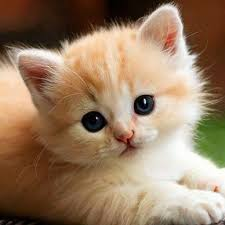
#> input picture cat.jpg, 225 x 225 px
$ jupyter execute CV-1-25.ipynb
#> lines starting #> are read from the running program, lines starting #| are printed output that depends on the picture
[cell 1]
import cv2
import numpy as np
import matplotlib.pyplot as plt

[cell 2]
image_bgr = cv2.imread('cat.jpg')
#> image_bgr is the input picture: shape (225, 225, 3); mean B, G, R 100.1, 125.8, 152.2

hsv_image = cv2.cvtColor(image_bgr, cv2.COLOR_BGR2HSV).astype(np.float32)
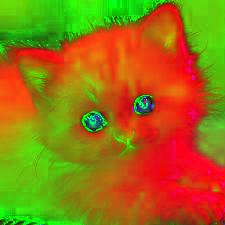
#> hsv_image: shape (225, 225, 3) float32; mean B, G, R 17.4, 114.1, 153

[cell 3]
saturation_scale = 1.5

hsv_image[:, :, 1] *= saturation_scale
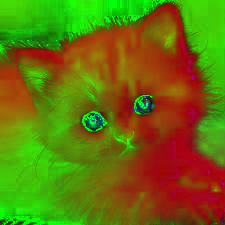
#> hsv_image: shape (225, 225, 3) float32; mean B, G, R 17.4, 171.2, 153; drawn with min black and max white
hsv_image[:, :, 1] = np.clip(hsv_image[:, :, 1], 0, 255)
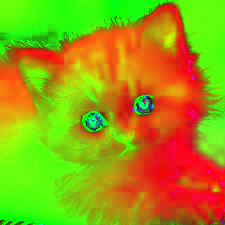
#> hsv_image: shape (225, 225, 3) float32; mean B, G, R 17.4, 158.1, 153

result_bgr = cv2.cvtColor(hsv_image.astype(np.uint8), cv2.COLOR_HSV2BGR)
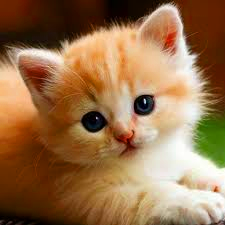
#> result_bgr: shape (225, 225, 3); mean B, G, R 76.8, 113.9, 151.8

image_rgb = cv2.cvtColor(image_bgr, cv2.COLOR_BGR2RGB)
result_rgb = cv2.cvtColor(result_bgr, cv2.COLOR_BGR2RGB)

[cell 4]
plt.figure(figsize=(12, 6))
plt.subplot(1, 2, 1)
plt.imshow(image_rgb)
plt.title("Оригинальное изображение")
plt.axis("off")

plt.subplot(1, 2, 2)
plt.imshow(result_rgb)
plt.title(f"Насыщенность x{saturation_scale}")
plt.axis("off")

plt.show()

$ run again, with image-1.png saved as cat.jpg
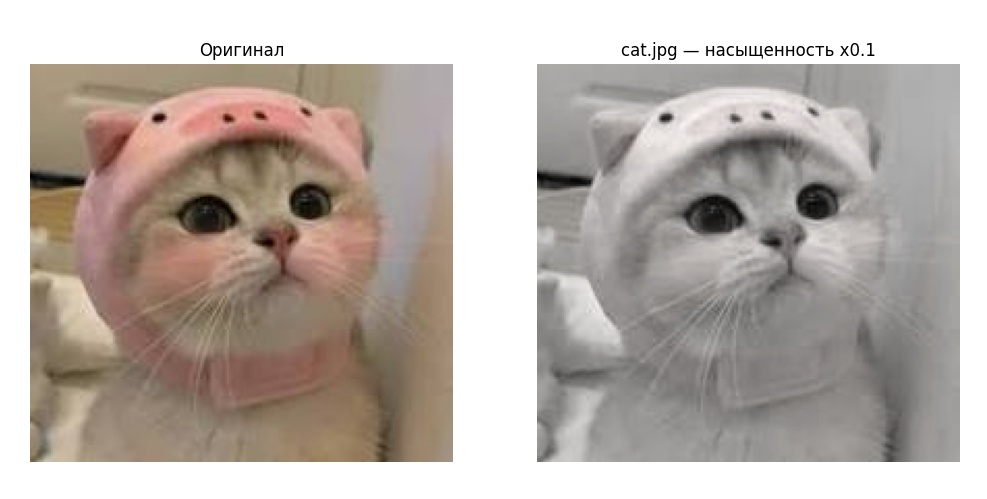
#> input picture image-1.png, 987 x 499 px
#> image_bgr is the input picture: shape (499, 987, 3); mean B, G, R 169.5, 176.2, 185.4
#> `hsv_image[:, :, 1] = np.clip(hsv_image[:, :, 1], 0, 255)`:
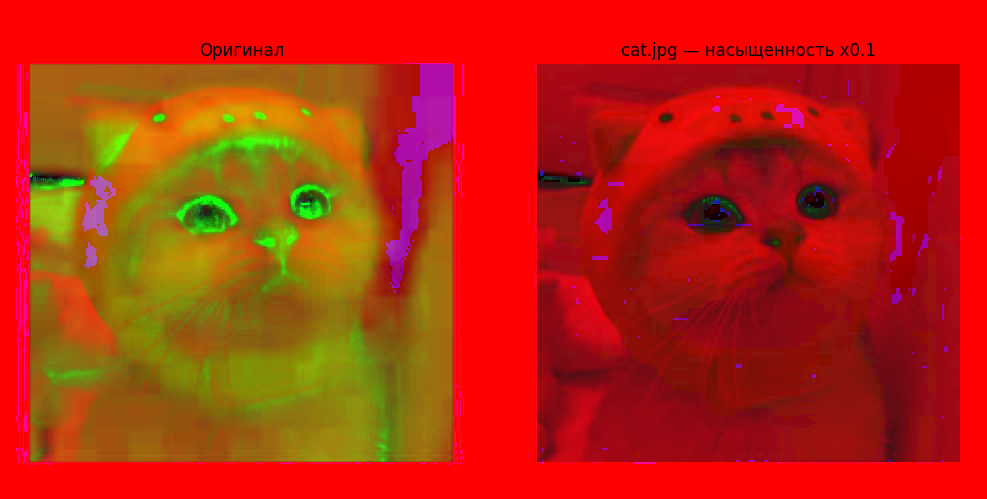
#> hsv_image: shape (499, 987, 3) float32; mean B, G, R 13.3, 40.7, 185.6
#> `result_bgr = cv2.cvtColor(hsv_image.astype(np.uint8), cv2.COLOR_HSV2BGR)`:
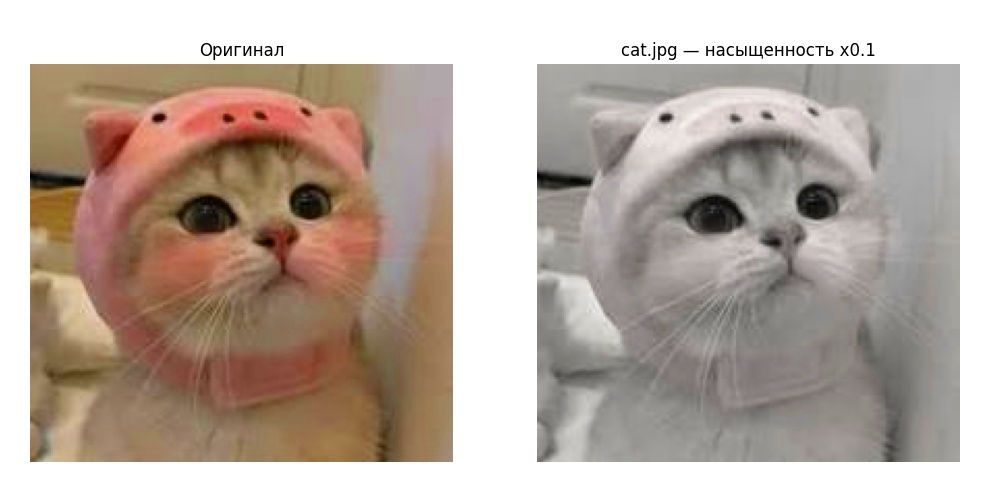
#> result_bgr: shape (499, 987, 3); mean B, G, R 161.4, 171.3, 185.4

$ run again, with image.png saved as cat.jpg
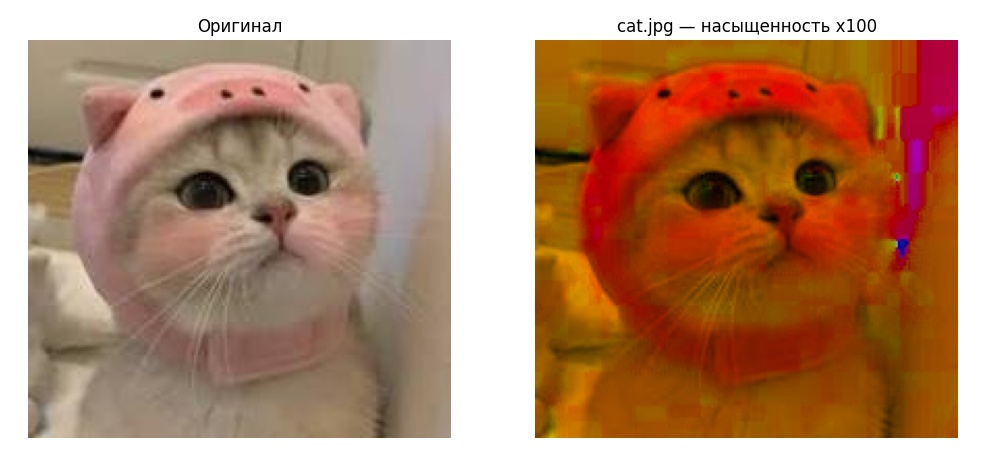
#> input picture image.png, 981 x 462 px
#> image_bgr is the input picture: shape (462, 981, 3); mean B, G, R 107.8, 136.4, 179.4
#> `hsv_image[:, :, 1] = np.clip(hsv_image[:, :, 1], 0, 255)`:
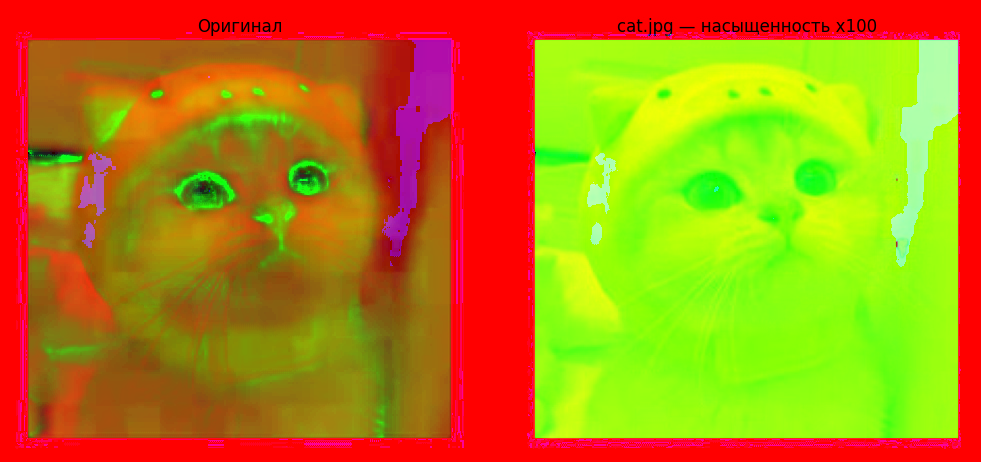
#> hsv_image: shape (462, 981, 3) float32; mean B, G, R 17.4, 135, 179.6
#> `result_bgr = cv2.cvtColor(hsv_image.astype(np.uint8), cv2.COLOR_HSV2BGR)`:
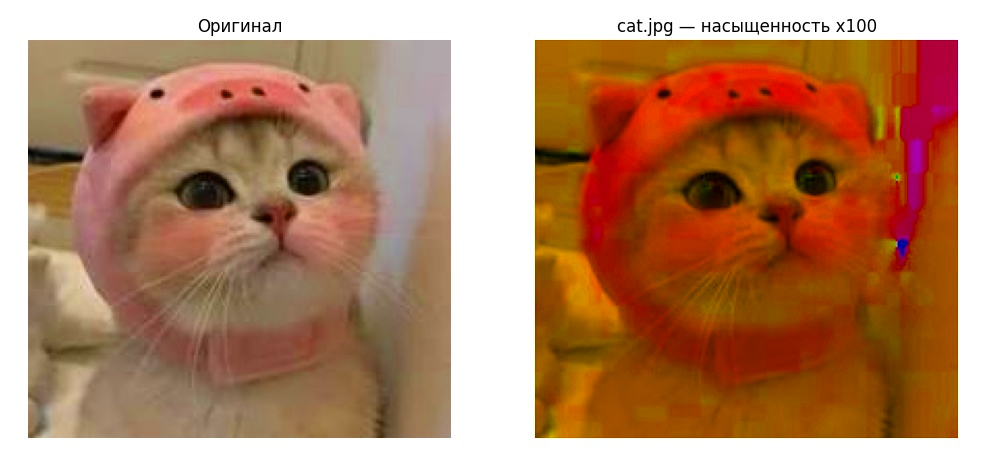
#> result_bgr: shape (462, 981, 3); mean B, G, R 99.4, 131.3, 179.4
